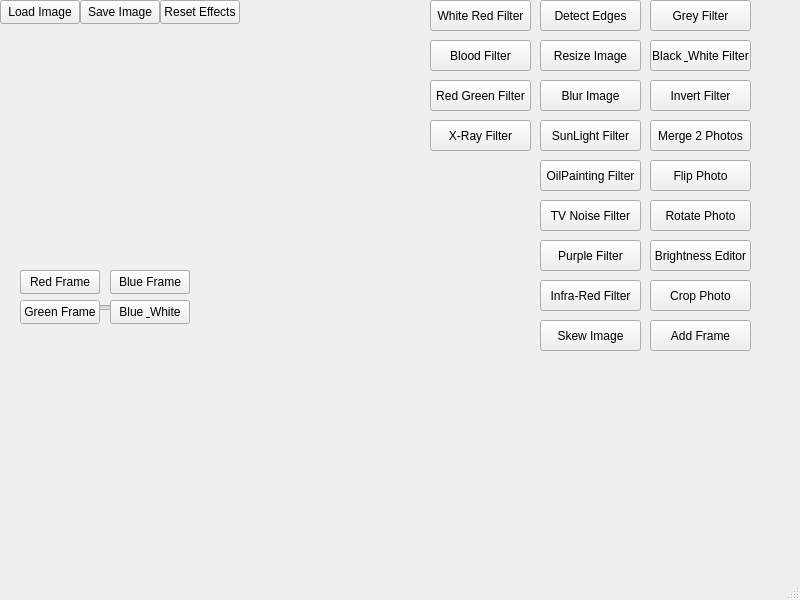
<?xml version="1.0" encoding="UTF-8"?>
<ui version="4.0">
 <class>MainWindow</class>
 <widget class="QMainWindow" name="MainWindow">
  <property name="geometry">
   <rect>
    <x>0</x>
    <y>0</y>
    <width>800</width>
    <height>600</height>
   </rect>
  </property>
  <property name="windowTitle">
   <string>MainWindow</string>
  </property>
  <widget class="QWidget" name="centralwidget">
   <widget class="QPushButton" name="Grey_f1">
    <property name="geometry">
     <rect>
      <x>650</x>
      <y>0</y>
      <width>101</width>
      <height>31</height>
     </rect>
    </property>
    <property name="text">
     <string>Grey Filter</string>
    </property>
   </widget>
   <widget class="QPushButton" name="Black_White_f2">
    <property name="geometry">
     <rect>
      <x>650</x>
      <y>40</y>
      <width>101</width>
      <height>31</height>
     </rect>
    </property>
    <property name="text">
     <string>Black &amp; White Filter</string>
    </property>
   </widget>
   <widget class="QPushButton" name="Invert_f3">
    <property name="geometry">
     <rect>
      <x>650</x>
      <y>80</y>
      <width>101</width>
      <height>31</height>
     </rect>
    </property>
    <property name="text">
     <string>Invert Filter</string>
    </property>
   </widget>
   <widget class="QPushButton" name="Merge_f4">
    <property name="geometry">
     <rect>
      <x>650</x>
      <y>120</y>
      <width>101</width>
      <height>31</height>
     </rect>
    </property>
    <property name="text">
     <string>Merge 2 Photos</string>
    </property>
   </widget>
   <widget class="QPushButton" name="Flip_f5">
    <property name="geometry">
     <rect>
      <x>650</x>
      <y>160</y>
      <width>101</width>
      <height>31</height>
     </rect>
    </property>
    <property name="text">
     <string>Flip Photo</string>
    </property>
   </widget>
   <widget class="QPushButton" name="Rotate_f6">
    <property name="geometry">
     <rect>
      <x>650</x>
      <y>200</y>
      <width>101</width>
      <height>31</height>
     </rect>
    </property>
    <property name="text">
     <string>Rotate Photo</string>
    </property>
   </widget>
   <widget class="QPushButton" name="Brightness_f7">
    <property name="geometry">
     <rect>
      <x>650</x>
      <y>240</y>
      <width>101</width>
      <height>31</height>
     </rect>
    </property>
    <property name="text">
     <string>Brightness Editor</string>
    </property>
   </widget>
   <widget class="QPushButton" name="Crop_f8">
    <property name="geometry">
     <rect>
      <x>650</x>
      <y>280</y>
      <width>101</width>
      <height>31</height>
     </rect>
    </property>
    <property name="text">
     <string>Crop Photo</string>
    </property>
   </widget>
   <widget class="QPushButton" name="Frame_f9">
    <property name="geometry">
     <rect>
      <x>650</x>
      <y>320</y>
      <width>101</width>
      <height>31</height>
     </rect>
    </property>
    <property name="text">
     <string>Add Frame</string>
    </property>
   </widget>
   <widget class="QPushButton" name="Edges_f10">
    <property name="geometry">
     <rect>
      <x>540</x>
      <y>0</y>
      <width>101</width>
      <height>31</height>
     </rect>
    </property>
    <property name="text">
     <string>Detect Edges</string>
    </property>
   </widget>
   <widget class="QPushButton" name="Resize_f11">
    <property name="geometry">
     <rect>
      <x>540</x>
      <y>40</y>
      <width>101</width>
      <height>31</height>
     </rect>
    </property>
    <property name="text">
     <string>Resize Image</string>
    </property>
   </widget>
   <widget class="QPushButton" name="Blur_f12">
    <property name="geometry">
     <rect>
      <x>540</x>
      <y>80</y>
      <width>101</width>
      <height>31</height>
     </rect>
    </property>
    <property name="text">
     <string>Blur Image</string>
    </property>
   </widget>
   <widget class="QPushButton" name="Sun_f13">
    <property name="geometry">
     <rect>
      <x>540</x>
      <y>120</y>
      <width>101</width>
      <height>31</height>
     </rect>
    </property>
    <property name="text">
     <string>SunLight Filter</string>
    </property>
   </widget>
   <widget class="QPushButton" name="OilPainting_f14">
    <property name="geometry">
     <rect>
      <x>540</x>
      <y>160</y>
      <width>101</width>
      <height>31</height>
     </rect>
    </property>
    <property name="text">
     <string>OilPainting Filter</string>
    </property>
   </widget>
   <widget class="QPushButton" name="TV_f15">
    <property name="geometry">
     <rect>
      <x>540</x>
      <y>200</y>
      <width>101</width>
      <height>31</height>
     </rect>
    </property>
    <property name="text">
     <string>TV Noise Filter</string>
    </property>
   </widget>
   <widget class="QPushButton" name="Purple_f16">
    <property name="geometry">
     <rect>
      <x>540</x>
      <y>240</y>
      <width>101</width>
      <height>31</height>
     </rect>
    </property>
    <property name="text">
     <string>Purple Filter</string>
    </property>
   </widget>
   <widget class="QPushButton" name="InfraRed_f17">
    <property name="geometry">
     <rect>
      <x>540</x>
      <y>280</y>
      <width>101</width>
      <height>31</height>
     </rect>
    </property>
    <property name="text">
     <string>Infra-Red Filter</string>
    </property>
   </widget>
   <widget class="QPushButton" name="Skew_f18">
    <property name="geometry">
     <rect>
      <x>540</x>
      <y>320</y>
      <width>101</width>
      <height>31</height>
     </rect>
    </property>
    <property name="text">
     <string>Skew Image</string>
    </property>
   </widget>
   <widget class="QPushButton" name="WhiteRed_e1">
    <property name="geometry">
     <rect>
      <x>430</x>
      <y>0</y>
      <width>101</width>
      <height>31</height>
     </rect>
    </property>
    <property name="text">
     <string>White Red Filter</string>
    </property>
   </widget>
   <widget class="QPushButton" name="Blood_e2">
    <property name="geometry">
     <rect>
      <x>430</x>
      <y>40</y>
      <width>101</width>
      <height>31</height>
     </rect>
    </property>
    <property name="text">
     <string>Blood Filter</string>
    </property>
   </widget>
   <widget class="QPushButton" name="RedGreen_e3">
    <property name="geometry">
     <rect>
      <x>430</x>
      <y>80</y>
      <width>101</width>
      <height>31</height>
     </rect>
    </property>
    <property name="text">
     <string>Red Green Filter</string>
    </property>
   </widget>
   <widget class="QPushButton" name="XRay_e4">
    <property name="geometry">
     <rect>
      <x>430</x>
      <y>120</y>
      <width>101</width>
      <height>31</height>
     </rect>
    </property>
    <property name="text">
     <string>X-Ray Filter</string>
    </property>
   </widget>
   <widget class="QPushButton" name="LoadImage">
    <property name="geometry">
     <rect>
      <x>0</x>
      <y>0</y>
      <width>80</width>
      <height>24</height>
     </rect>
    </property>
    <property name="text">
     <string>Load Image</string>
    </property>
   </widget>
   <widget class="QPushButton" name="SaveImage">
    <property name="geometry">
     <rect>
      <x>80</x>
      <y>0</y>
      <width>80</width>
      <height>24</height>
     </rect>
    </property>
    <property name="text">
     <string>Save Image</string>
    </property>
   </widget>
   <widget class="QPushButton" name="ResetEffects">
    <property name="geometry">
     <rect>
      <x>160</x>
      <y>0</y>
      <width>80</width>
      <height>24</height>
     </rect>
    </property>
    <property name="text">
     <string>Reset Effects</string>
    </property>
   </widget>
   <widget class="QLabel" name="Picture">
    <property name="geometry">
     <rect>
      <x>8</x>
      <y>35</y>
      <width>400</width>
      <height>200</height>
     </rect>
    </property>
    <property name="text">
     <string/>
    </property>
   </widget>
   <widget class="QPushButton" name="MergeC1">
    <property name="geometry">
     <rect>
      <x>20</x>
      <y>270</y>
      <width>80</width>
      <height>24</height>
     </rect>
    </property>
    <property name="text">
     <string>Choice 1</string>
    </property>
   </widget>
   <widget class="QPushButton" name="MergeC2">
    <property name="geometry">
     <rect>
      <x>110</x>
      <y>270</y>
      <width>80</width>
      <height>24</height>
     </rect>
    </property>
    <property name="text">
     <string>Choice 2</string>
    </property>
   </widget>
   <widget class="QPushButton" name="FlipH">
    <property name="geometry">
     <rect>
      <x>20</x>
      <y>270</y>
      <width>80</width>
      <height>24</height>
     </rect>
    </property>
    <property name="text">
     <string>Horizontal</string>
    </property>
   </widget>
   <widget class="QPushButton" name="FlipV">
    <property name="geometry">
     <rect>
      <x>110</x>
      <y>270</y>
      <width>80</width>
      <height>24</height>
     </rect>
    </property>
    <property name="text">
     <string>Vertical</string>
    </property>
   </widget>
   <widget class="QSlider" name="BrightSl">
    <property name="geometry">
     <rect>
      <x>20</x>
      <y>300</y>
      <width>160</width>
      <height>16</height>
     </rect>
    </property>
    <property name="maximum">
     <number>500</number>
    </property>
    <property name="singleStep">
     <number>10</number>
    </property>
    <property name="value">
     <number>100</number>
    </property>
    <property name="orientation">
     <enum>Qt::Horizontal</enum>
    </property>
   </widget>
   <widget class="QPushButton" name="RotateL">
    <property name="geometry">
     <rect>
      <x>20</x>
      <y>270</y>
      <width>80</width>
      <height>24</height>
     </rect>
    </property>
    <property name="text">
     <string>Left</string>
    </property>
   </widget>
   <widget class="QPushButton" name="RotateR">
    <property name="geometry">
     <rect>
      <x>110</x>
      <y>270</y>
      <width>80</width>
      <height>24</height>
     </rect>
    </property>
    <property name="text">
     <string>Right</string>
    </property>
   </widget>
   <widget class="QPushButton" name="FrameB">
    <property name="geometry">
     <rect>
      <x>110</x>
      <y>270</y>
      <width>80</width>
      <height>24</height>
     </rect>
    </property>
    <property name="text">
     <string>Blue Frame</string>
    </property>
   </widget>
   <widget class="QPushButton" name="FrameR">
    <property name="geometry">
     <rect>
      <x>20</x>
      <y>270</y>
      <width>80</width>
      <height>24</height>
     </rect>
    </property>
    <property name="text">
     <string>Red Frame</string>
    </property>
   </widget>
   <widget class="QPushButton" name="FrameBW">
    <property name="geometry">
     <rect>
      <x>110</x>
      <y>300</y>
      <width>80</width>
      <height>24</height>
     </rect>
    </property>
    <property name="text">
     <string>Blue &amp; White</string>
    </property>
   </widget>
   <widget class="QPushButton" name="FrameG">
    <property name="geometry">
     <rect>
      <x>20</x>
      <y>300</y>
      <width>80</width>
      <height>24</height>
     </rect>
    </property>
    <property name="text">
     <string>Green Frame</string>
    </property>
   </widget>
  </widget>
  <widget class="QMenuBar" name="menubar">
   <property name="geometry">
    <rect>
     <x>0</x>
     <y>0</y>
     <width>800</width>
     <height>21</height>
    </rect>
   </property>
  </widget>
  <widget class="QStatusBar" name="statusbar"/>
 </widget>
 <resources/>
 <connections/>
</ui>
